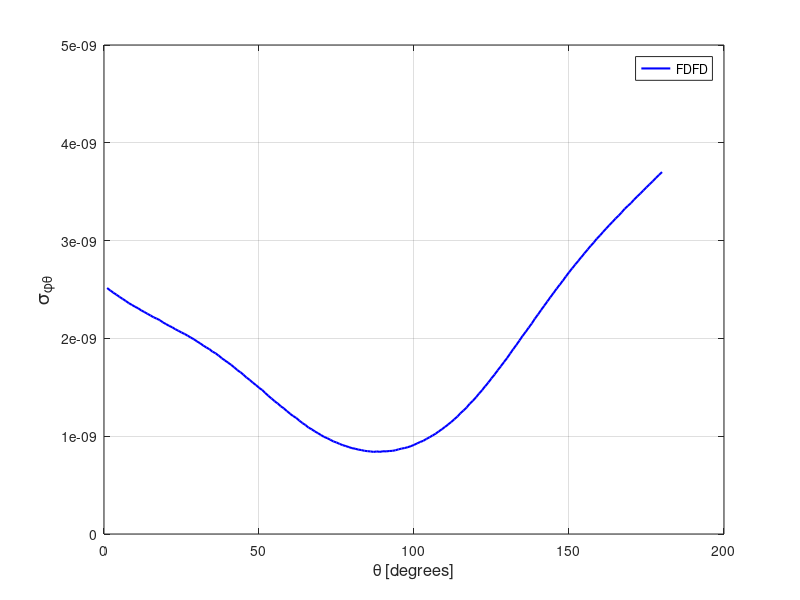

Here is the MATLAB script that generated this plot:
spt = [ 
    1  0.25147853E-08
    2  0.24910516E-08
    3  0.24673834E-08
    4  0.24471163E-08
    5  0.24243623E-08
    6  0.24039226E-08
    7  0.23830888E-08
    8  0.23603484E-08
    9  0.23425664E-08
   10  0.23239408E-08
   11  0.23080808E-08
   12  0.22868170E-08
   13  0.22702891E-08
   14  0.22517719E-08
   15  0.22345823E-08
   16  0.22158462E-08
   17  0.22020654E-08
   18  0.21867748E-08
   19  0.21636706E-08
   20  0.21464130E-08
   21  0.21286755E-08
   22  0.21136461E-08
   23  0.20940529E-08
   24  0.20776736E-08
   25  0.20604023E-08
   26  0.20453810E-08
   27  0.20275486E-08
   28  0.20084741E-08
   29  0.19910065E-08
   30  0.19691548E-08
   31  0.19499369E-08
   32  0.19272588E-08
   33  0.19074413E-08
   34  0.18898021E-08
   35  0.18645054E-08
   36  0.18478006E-08
   37  0.18238200E-08
   38  0.17974466E-08
   39  0.17746248E-08
   40  0.17530093E-08
   41  0.17298418E-08
   42  0.17046481E-08
   43  0.16758152E-08
   44  0.16543541E-08
   45  0.16289226E-08
   46  0.15985456E-08
   47  0.15761639E-08
   48  0.15469469E-08
   49  0.15236500E-08
   50  0.14950400E-08
   51  0.14735392E-08
   52  0.14413468E-08
   53  0.14138949E-08
   54  0.13864427E-08
   55  0.13587583E-08
   56  0.13353155E-08
   57  0.13069260E-08
   58  0.12847421E-08
   59  0.12574707E-08
   60  0.12298550E-08
   61  0.12068617E-08
   62  0.11867113E-08
   63  0.11598944E-08
   64  0.11341387E-08
   65  0.11142492E-08
   66  0.10875629E-08
   67  0.10709374E-08
   68  0.10490712E-08
   69  0.10309796E-08
   70  0.10117004E-08
   71  0.99289699E-09
   72  0.97995756E-09
   73  0.96367103E-09
   74  0.94652552E-09
   75  0.93583197E-09
   76  0.92119001E-09
   77  0.90853930E-09
   78  0.89886082E-09
   79  0.88837177E-09
   80  0.87763435E-09
   81  0.87235585E-09
   82  0.86330804E-09
   83  0.85841417E-09
   84  0.85096252E-09
   85  0.84693863E-09
   86  0.84404961E-09
   87  0.83934693E-09
   88  0.84429397E-09
   89  0.83978990E-09
   90  0.84624519E-09
   91  0.84469076E-09
   92  0.84843876E-09
   93  0.85020929E-09
   94  0.85608515E-09
   95  0.86538099E-09
   96  0.87344448E-09
   97  0.87929031E-09
   98  0.88755225E-09
   99  0.89829516E-09
  100  0.91102276E-09
  101  0.92640712E-09
  102  0.94082220E-09
  103  0.95305719E-09
  104  0.97184383E-09
  105  0.98905972E-09
  106  0.10078628E-08
  107  0.10257858E-08
  108  0.10493200E-08
  109  0.10708940E-08
  110  0.10952570E-08
  111  0.11191588E-08
  112  0.11454361E-08
  113  0.11727479E-08
  114  0.12005271E-08
  115  0.12345428E-08
  116  0.12637730E-08
  117  0.12943182E-08
  118  0.13321918E-08
  119  0.13625250E-08
  120  0.13981458E-08
  121  0.14358108E-08
  122  0.14720960E-08
  123  0.15120994E-08
  124  0.15496661E-08
  125  0.15919575E-08
  126  0.16307790E-08
  127  0.16736769E-08
  128  0.17144266E-08
  129  0.17569683E-08
  130  0.17978341E-08
  131  0.18444640E-08
  132  0.18893875E-08
  133  0.19318791E-08
  134  0.19775008E-08
  135  0.20245314E-08
  136  0.20656270E-08
  137  0.21099003E-08
  138  0.21523283E-08
  139  0.22023066E-08
  140  0.22443152E-08
  141  0.22898974E-08
  142  0.23337132E-08
  143  0.23775060E-08
  144  0.24217184E-08
  145  0.24640308E-08
  146  0.25077485E-08
  147  0.25483535E-08
  148  0.25896500E-08
  149  0.26334155E-08
  150  0.26754179E-08
  151  0.27154978E-08
  152  0.27549969E-08
  153  0.27929032E-08
  154  0.28318901E-08
  155  0.28703495E-08
  156  0.29086669E-08
  157  0.29460423E-08
  158  0.29811664E-08
  159  0.30199294E-08
  160  0.30530123E-08
  161  0.30892866E-08
  162  0.31227145E-08
  163  0.31578586E-08
  164  0.31910945E-08
  165  0.32253615E-08
  166  0.32558480E-08
  167  0.32888339E-08
  168  0.33255094E-08
  169  0.33549283E-08
  170  0.33839453E-08
  171  0.34186389E-08
  172  0.34502259E-08
  173  0.34804142E-08
  174  0.35126071E-08
  175  0.35445804E-08
  176  0.35756216E-08
  177  0.36064585E-08
  178  0.36391661E-08
  179  0.36703369E-08
  180  0.37007883E-08
  181  0.37316719E-08
  182  0.37625294E-08
  183  0.37925934E-08
  184  0.38238333E-08
  185  0.38542218E-08
  186  0.38853138E-08
  187  0.39172861E-08
  188  0.39473229E-08
  189  0.39770574E-08
  190  0.40069503E-08
  191  0.40359089E-08
  192  0.40664068E-08
  193  0.40947468E-08
  194  0.41247818E-08
  195  0.41504964E-08
  196  0.41770405E-08
  197  0.42045576E-08
  198  0.42314410E-08
  199  0.42543693E-08
  200  0.42810422E-08
  201  0.43041593E-08
  202  0.43264392E-08
  203  0.43464712E-08
  204  0.43658477E-08
  205  0.43868131E-08
  206  0.44045749E-08
  207  0.44194346E-08
  208  0.44307003E-08
  209  0.44455977E-08
  210  0.44567026E-08
  211  0.44673252E-08
  212  0.44766186E-08
  213  0.44824580E-08
  214  0.44892361E-08
  215  0.44880863E-08
  216  0.44855542E-08
  217  0.44863495E-08
  218  0.44873185E-08
  219  0.44751096E-08
  220  0.44727524E-08
  221  0.44627018E-08
  222  0.44512678E-08
  223  0.44394950E-08
  224  0.44180872E-08
  225  0.44059218E-08
  226  0.43845745E-08
  227  0.43632271E-08
  228  0.43454604E-08
  229  0.43194852E-08
  230  0.42934682E-08
  231  0.42734345E-08
  232  0.42428905E-08
  233  0.42099657E-08
  234  0.41808073E-08
  235  0.41464849E-08
  236  0.41215311E-08
  237  0.40822807E-08
  238  0.40437436E-08
  239  0.40137027E-08
  240  0.39791894E-08
  241  0.39468611E-08
  242  0.39011994E-08
  243  0.38693648E-08
  244  0.38384718E-08
  245  0.37993511E-08
  246  0.37629921E-08
  247  0.37291565E-08
  248  0.36860268E-08
  249  0.36627044E-08
  250  0.36251795E-08
  251  0.35920082E-08
  252  0.35621848E-08
  253  0.35290575E-08
  254  0.35022387E-08
  255  0.34674159E-08
  256  0.34400309E-08
  257  0.34148315E-08
  258  0.33801020E-08
  259  0.33591783E-08
  260  0.33330376E-08
  261  0.33176784E-08
  262  0.32844036E-08
  263  0.32744070E-08
  264  0.32497973E-08
  265  0.32296725E-08
  266  0.32171790E-08
  267  0.32018022E-08
  268  0.31900900E-08
  269  0.31792515E-08
  270  0.31733181E-08
  271  0.31602645E-08
  272  0.31525438E-08
  273  0.31521796E-08
  274  0.31523200E-08
  275  0.31389547E-08
  276  0.31391960E-08
  277  0.31433973E-08
  278  0.31525023E-08
  279  0.31516776E-08
  280  0.31561704E-08
  281  0.31585585E-08
  282  0.31628935E-08
  283  0.31722045E-08
  284  0.31858756E-08
  285  0.31910037E-08
  286  0.32027745E-08
  287  0.32175080E-08
  288  0.32262306E-08
  289  0.32403407E-08
  290  0.32591403E-08
  291  0.32720786E-08
  292  0.32874452E-08
  293  0.33003755E-08
  294  0.33097487E-08
  295  0.33287828E-08
  296  0.33406289E-08
  297  0.33658678E-08
  298  0.33718415E-08
  299  0.33986016E-08
  300  0.34034844E-08
  301  0.34211527E-08
  302  0.34336234E-08
  303  0.34462597E-08
  304  0.34567496E-08
  305  0.34729615E-08
  306  0.34888810E-08
  307  0.34922290E-08
  308  0.34963326E-08
  309  0.35106711E-08
  310  0.35197214E-08
  311  0.35207952E-08
  312  0.35293433E-08
  313  0.35305794E-08
  314  0.35368508E-08
  315  0.35282766E-08
  316  0.35294458E-08
  317  0.35240095E-08
  318  0.35225365E-08
  319  0.35185923E-08
  320  0.35081815E-08
  321  0.35008012E-08
  322  0.34901484E-08
  323  0.34762846E-08
  324  0.34632202E-08
  325  0.34447043E-08
  326  0.34363223E-08
  327  0.34130210E-08
  328  0.33916066E-08
  329  0.33780225E-08
  330  0.33527492E-08
  331  0.33290253E-08
  332  0.33093677E-08
  333  0.32875431E-08
  334  0.32577179E-08
  335  0.32327470E-08
  336  0.32034260E-08
  337  0.31785268E-08
  338  0.31519667E-08
  339  0.31261123E-08
  340  0.30962410E-08
  341  0.30651741E-08
  342  0.30361806E-08
  343  0.30094036E-08
  344  0.29779339E-08
  345  0.29475051E-08
  346  0.29152440E-08
  347  0.28912803E-08
  348  0.28596705E-08
  349  0.28307532E-08
  350  0.28002007E-08
  351  0.27706337E-08
  352  0.27457736E-08
  353  0.27167346E-08
  354  0.26896649E-08
  355  0.26625564E-08
  356  0.26372686E-08
  357  0.26109155E-08
  358  0.25854492E-08
  359  0.25597673E-08
  360  0.25354596E-08
 ]; 
plot(spt(1:180,1),spt(1:180,2),'b-','linewidth',1.5 ); 
grid on 
legend('FDFD');
xlabel('\theta [degrees]','FontSize',12);
ylabel('\sigma_{\phi\theta}','FontSize',14);
